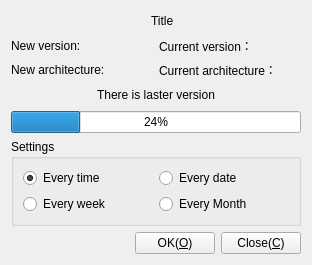
<?xml version="1.0" encoding="UTF-8"?>
<ui version="4.0">
 <class>CFrmUpdater</class>
 <widget class="QWidget" name="CFrmUpdater">
  <property name="geometry">
   <rect>
    <x>0</x>
    <y>0</y>
    <width>312</width>
    <height>265</height>
   </rect>
  </property>
  <property name="windowTitle">
   <string>Updater</string>
  </property>
  <property name="windowIcon">
   <iconset resource="../Resource/Resource.qrc">
    <normaloff>:/icon/Download</normaloff>:/icon/Download</iconset>
  </property>
  <layout class="QGridLayout" name="gridLayout">
   <item row="0" column="0">
    <layout class="QHBoxLayout" name="horizontalLayout">
     <item>
      <spacer name="horizontalSpacer">
       <property name="orientation">
        <enum>Qt::Horizontal</enum>
       </property>
       <property name="sizeHint" stdset="0">
        <size>
         <width>40</width>
         <height>20</height>
        </size>
       </property>
      </spacer>
     </item>
     <item>
      <widget class="QLabel" name="lbTitleIcon">
       <property name="enabled">
        <bool>true</bool>
       </property>
       <property name="sizePolicy">
        <sizepolicy hsizetype="Fixed" vsizetype="Fixed">
         <horstretch>0</horstretch>
         <verstretch>0</verstretch>
        </sizepolicy>
       </property>
       <property name="maximumSize">
        <size>
         <width>40</width>
         <height>40</height>
        </size>
       </property>
       <property name="text">
        <string/>
       </property>
       <property name="pixmap">
        <pixmap resource="../Resource/Resource.qrc">:/icon/App</pixmap>
       </property>
       <property name="scaledContents">
        <bool>true</bool>
       </property>
      </widget>
     </item>
     <item>
      <widget class="QLabel" name="lbTitle">
       <property name="sizePolicy">
        <sizepolicy hsizetype="Fixed" vsizetype="Fixed">
         <horstretch>0</horstretch>
         <verstretch>0</verstretch>
        </sizepolicy>
       </property>
       <property name="text">
        <string>Title</string>
       </property>
      </widget>
     </item>
     <item>
      <spacer name="horizontalSpacer_2">
       <property name="orientation">
        <enum>Qt::Horizontal</enum>
       </property>
       <property name="sizeHint" stdset="0">
        <size>
         <width>40</width>
         <height>20</height>
        </size>
       </property>
      </spacer>
     </item>
    </layout>
   </item>
   <item row="1" column="0">
    <layout class="QHBoxLayout" name="horizontalLayout_2">
     <item>
      <layout class="QVBoxLayout" name="verticalLayout">
       <item>
        <widget class="QLabel" name="lbNewVersion">
         <property name="sizePolicy">
          <sizepolicy hsizetype="Expanding" vsizetype="Preferred">
           <horstretch>0</horstretch>
           <verstretch>0</verstretch>
          </sizepolicy>
         </property>
         <property name="text">
          <string>New version:</string>
         </property>
         <property name="wordWrap">
          <bool>false</bool>
         </property>
        </widget>
       </item>
       <item>
        <widget class="QLabel" name="lbNewArch">
         <property name="sizePolicy">
          <sizepolicy hsizetype="Expanding" vsizetype="Preferred">
           <horstretch>0</horstretch>
           <verstretch>0</verstretch>
          </sizepolicy>
         </property>
         <property name="text">
          <string>New architecture:</string>
         </property>
         <property name="wordWrap">
          <bool>false</bool>
         </property>
        </widget>
       </item>
      </layout>
     </item>
     <item>
      <layout class="QVBoxLayout" name="verticalLayout_2">
       <item>
        <widget class="QLabel" name="lbCurrentVersion">
         <property name="sizePolicy">
          <sizepolicy hsizetype="Expanding" vsizetype="Preferred">
           <horstretch>0</horstretch>
           <verstretch>0</verstretch>
          </sizepolicy>
         </property>
         <property name="text">
          <string>Current version：</string>
         </property>
         <property name="wordWrap">
          <bool>false</bool>
         </property>
        </widget>
       </item>
       <item>
        <widget class="QLabel" name="lbCurrentArch">
         <property name="sizePolicy">
          <sizepolicy hsizetype="Expanding" vsizetype="Preferred">
           <horstretch>0</horstretch>
           <verstretch>0</verstretch>
          </sizepolicy>
         </property>
         <property name="text">
          <string>Current architecture：</string>
         </property>
         <property name="wordWrap">
          <bool>false</bool>
         </property>
        </widget>
       </item>
      </layout>
     </item>
    </layout>
   </item>
   <item row="2" column="0">
    <widget class="QLabel" name="lbState">
     <property name="text">
      <string>There is laster version</string>
     </property>
     <property name="alignment">
      <set>Qt::AlignCenter</set>
     </property>
     <property name="wordWrap">
      <bool>true</bool>
     </property>
    </widget>
   </item>
   <item row="3" column="0">
    <widget class="QProgressBar" name="progressBar">
     <property name="value">
      <number>24</number>
     </property>
    </widget>
   </item>
   <item row="4" column="0">
    <widget class="QGroupBox" name="groupBox">
     <property name="title">
      <string>Settings</string>
     </property>
     <layout class="QGridLayout" name="gridLayout_2">
      <item row="0" column="0">
       <layout class="QHBoxLayout" name="horizontalLayout_3">
        <item>
         <widget class="QRadioButton" name="rbEveryTime">
          <property name="sizePolicy">
           <sizepolicy hsizetype="Preferred" vsizetype="Preferred">
            <horstretch>0</horstretch>
            <verstretch>0</verstretch>
           </sizepolicy>
          </property>
          <property name="text">
           <string>Every time</string>
          </property>
          <property name="checked">
           <bool>true</bool>
          </property>
         </widget>
        </item>
        <item>
         <widget class="QRadioButton" name="rbEveryDate">
          <property name="sizePolicy">
           <sizepolicy hsizetype="Preferred" vsizetype="Preferred">
            <horstretch>0</horstretch>
            <verstretch>0</verstretch>
           </sizepolicy>
          </property>
          <property name="text">
           <string>Every date</string>
          </property>
         </widget>
        </item>
       </layout>
      </item>
      <item row="1" column="0">
       <layout class="QHBoxLayout" name="horizontalLayout_4">
        <item>
         <widget class="QRadioButton" name="rbEveryWeek">
          <property name="sizePolicy">
           <sizepolicy hsizetype="Preferred" vsizetype="Fixed">
            <horstretch>0</horstretch>
            <verstretch>0</verstretch>
           </sizepolicy>
          </property>
          <property name="text">
           <string>Every week</string>
          </property>
         </widget>
        </item>
        <item>
         <widget class="QRadioButton" name="rbEveryMonth">
          <property name="sizePolicy">
           <sizepolicy hsizetype="Preferred" vsizetype="Preferred">
            <horstretch>0</horstretch>
            <verstretch>0</verstretch>
           </sizepolicy>
          </property>
          <property name="text">
           <string>Every Month</string>
          </property>
         </widget>
        </item>
       </layout>
      </item>
     </layout>
    </widget>
   </item>
   <item row="5" column="0">
    <layout class="QHBoxLayout" name="horizontalLayout_5">
     <item>
      <spacer name="horizontalSpacer_3">
       <property name="orientation">
        <enum>Qt::Horizontal</enum>
       </property>
       <property name="sizeHint" stdset="0">
        <size>
         <width>40</width>
         <height>20</height>
        </size>
       </property>
      </spacer>
     </item>
     <item>
      <widget class="QPushButton" name="pbOK">
       <property name="sizePolicy">
        <sizepolicy hsizetype="Preferred" vsizetype="Preferred">
         <horstretch>0</horstretch>
         <verstretch>0</verstretch>
        </sizepolicy>
       </property>
       <property name="text">
        <string>OK(&amp;O)</string>
       </property>
      </widget>
     </item>
     <item>
      <widget class="QPushButton" name="pbClose">
       <property name="sizePolicy">
        <sizepolicy hsizetype="Preferred" vsizetype="Preferred">
         <horstretch>0</horstretch>
         <verstretch>0</verstretch>
        </sizepolicy>
       </property>
       <property name="text">
        <string>Close(&amp;C)</string>
       </property>
      </widget>
     </item>
    </layout>
   </item>
  </layout>
 </widget>
 <resources>
  <include location="../Resource/Resource.qrc"/>
 </resources>
 <connections/>
</ui>
